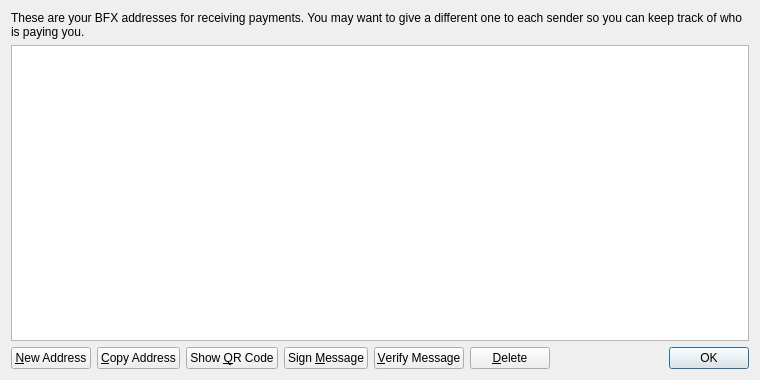
<?xml version="1.0" encoding="UTF-8"?>
<ui version="4.0">
 <class>AddressBookPage</class>
 <widget class="QWidget" name="AddressBookPage">
  <property name="geometry">
   <rect>
    <x>0</x>
    <y>0</y>
    <width>760</width>
    <height>380</height>
   </rect>
  </property>
  <property name="windowTitle">
   <string>Address Book</string>
  </property>
  <property name="styleSheet">
   <string notr="true">background-image: url(:/images/gr);</string>
  </property>
  <layout class="QVBoxLayout" name="verticalLayout">
   <item>
    <widget class="QLabel" name="labelExplanation">
     <property name="text">
      <string>These are your BFX addresses for receiving payments. You may want to give a different one to each sender so you can keep track of who is paying you.</string>
     </property>
     <property name="textFormat">
      <enum>Qt::PlainText</enum>
     </property>
     <property name="wordWrap">
      <bool>true</bool>
     </property>
    </widget>
   </item>
   <item>
    <widget class="QTableView" name="tableView">
     <property name="contextMenuPolicy">
      <enum>Qt::CustomContextMenu</enum>
     </property>
     <property name="toolTip">
      <string>Double-click to edit address or label</string>
     </property>
     <property name="tabKeyNavigation">
      <bool>false</bool>
     </property>
     <property name="alternatingRowColors">
      <bool>true</bool>
     </property>
     <property name="selectionMode">
      <enum>QAbstractItemView::SingleSelection</enum>
     </property>
     <property name="selectionBehavior">
      <enum>QAbstractItemView::SelectRows</enum>
     </property>
     <property name="sortingEnabled">
      <bool>true</bool>
     </property>
     <attribute name="verticalHeaderVisible">
      <bool>false</bool>
     </attribute>
    </widget>
   </item>
   <item>
    <layout class="QHBoxLayout" name="horizontalLayout">
     <item>
      <widget class="QPushButton" name="newAddressButton">
       <property name="toolTip">
        <string>Create a new address</string>
       </property>
       <property name="text">
        <string>&amp;New Address</string>
       </property>
       <property name="icon">
        <iconset resource="../bitcoin.qrc">
         <normaloff>:/icons/add</normaloff>:/icons/add</iconset>
       </property>
      </widget>
     </item>
     <item>
      <widget class="QPushButton" name="copyToClipboard">
       <property name="toolTip">
        <string>Copy the currently selected address to the system clipboard</string>
       </property>
       <property name="text">
        <string>&amp;Copy Address</string>
       </property>
       <property name="icon">
        <iconset resource="../bitcoin.qrc">
         <normaloff>:/icons/editcopy</normaloff>:/icons/editcopy</iconset>
       </property>
      </widget>
     </item>
     <item>
      <widget class="QPushButton" name="showQRCode">
       <property name="text">
        <string>Show &amp;QR Code</string>
       </property>
       <property name="icon">
        <iconset resource="../bitcoin.qrc">
         <normaloff>:/icons/qrcode</normaloff>:/icons/qrcode</iconset>
       </property>
      </widget>
     </item>
     <item>
      <widget class="QPushButton" name="signMessage">
       <property name="toolTip">
        <string>Sign a message to prove you own a BFX address</string>
       </property>
       <property name="text">
        <string>Sign &amp;Message</string>
       </property>
       <property name="icon">
        <iconset resource="../bitcoin.qrc">
         <normaloff>:/icons/edit</normaloff>:/icons/edit</iconset>
       </property>
      </widget>
     </item>
     <item>
      <widget class="QPushButton" name="verifyMessage">
       <property name="toolTip">
        <string>Verify a message to ensure it was signed with a specified BFX address</string>
       </property>
       <property name="text">
        <string>&amp;Verify Message</string>
       </property>
       <property name="icon">
        <iconset resource="../bitcoin.qrc">
         <normaloff>:/icons/transaction_0</normaloff>:/icons/transaction_0</iconset>
       </property>
      </widget>
     </item>
     <item>
      <widget class="QPushButton" name="deleteButton">
       <property name="toolTip">
        <string>Delete the currently selected address from the list</string>
       </property>
       <property name="text">
        <string>&amp;Delete</string>
       </property>
       <property name="icon">
        <iconset resource="../bitcoin.qrc">
         <normaloff>:/icons/remove</normaloff>:/icons/remove</iconset>
       </property>
      </widget>
     </item>
     <item>
      <spacer name="horizontalSpacer">
       <property name="orientation">
        <enum>Qt::Horizontal</enum>
       </property>
       <property name="sizeHint" stdset="0">
        <size>
         <width>40</width>
         <height>20</height>
        </size>
       </property>
      </spacer>
     </item>
     <item>
      <widget class="QDialogButtonBox" name="buttonBox">
       <property name="sizePolicy">
        <sizepolicy hsizetype="Maximum" vsizetype="Fixed">
         <horstretch>0</horstretch>
         <verstretch>0</verstretch>
        </sizepolicy>
       </property>
       <property name="standardButtons">
        <set>QDialogButtonBox::Ok</set>
       </property>
      </widget>
     </item>
    </layout>
   </item>
  </layout>
 </widget>
 <resources>
  <include location="../bitcoin.qrc"/>
 </resources>
 <connections/>
</ui>
